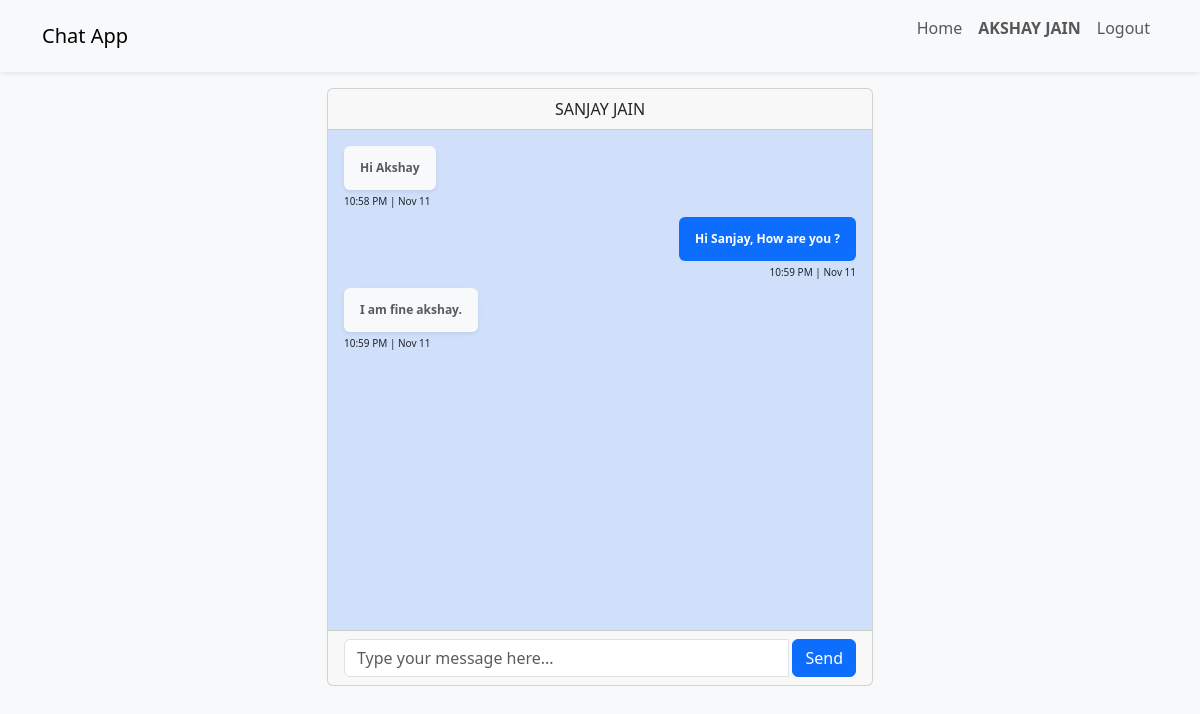
The page /chat/16 (signed in) on the database its author committed.
### chat/models.py (models this page shows, shortened)
class Message(models.Model):
    room = models.ForeignKey(ChatRoom,on_delete=models.CASCADE)
    message = models.TextField()
    sender = models.ForeignKey(User, on_delete=models.CASCADE, related_name='sender_message')
    receiver = models.ForeignKey(User, on_delete=models.CASCADE, related_name='receiver_message')
    doc = models.DateTimeField(auto_now_add=True)

### chat/views.py (the view)
# urls.py: path('',include('chat.urls'),name='chat')
@login_required(login_url='login')
def chat(request,to_user_id):
    try:
        sender = User.objects.get(username=request.user.username)
        receiver = User.objects.get(id=to_user_id)
        room = ChatRoom.objects.filter(Q(sender=sender,receiver=receiver)|Q(sender=receiver,receiver=sender))
        if room.exists():
            message = Message.objects.filter(room=room.first()).order_by('doc')
            return render(request, 'chat.html', {'room_name': room.first().room_name,'message':message,'sender':sender,'receiver':receiver})
        else:
            message = Message.objects.none()
            room = ChatRoom.objects.create(room_name=f"room-{sender.id}-{to_user_id}",sender=sender,receiver=receiver)
            return render(request, 'chat.html', {'room_name': room.room_name,'message':message,'sender':sender,'receiver':receiver})
    except Exception as e:
        print(e)
        messages.success(request, e)
        return redirect('home')

### templates/chat.html (shortened to what this page needs)
{% extends 'base.html' %}
{% block content %}
    <div class="col-md-6 mx-auto">
        <div class="card">
            <div class="card-header text-center">
                <span class="text-uppercase">{{ receiver.first_name }} {{ receiver.last_name }}</span>
            </div>
            <div class="card-body" id="chatWrap"
                 style="background-color: #6495ed4d;min-height: 500px;max-height: 500px;overflow-y: auto;">
                {% for m in message %}
                    {% if m.sender.id == sender.id %}
                        <div class="d-flex justify-content-end">
                            <div class="badge bg-primary text-white  p-3">
                                <div>{{ m.message }}</div>
                            </div>
                        </div>
                        <div class="d-flex justify-content-end mb-2 mt-1">
                            <div style="font-size: 10px">{{ m.doc|date:'g:i A | M j' }}</div>
                        </div>
                    {% else %}
                        <div class="d-flex justify-content-start">
                            <div class="badge bg-light text-muted  shadow-sm p-3">
                                <div>{{ m.message }}</div>
                            </div>
                        </div>
                        <div class="d-flex justify-content-start mb-2 mt-1">
                            <div style="font-size: 10px">{{ m.doc|date:'g:i A | M j' }}</div>
                        </div>
                    {% endif %}
                {% endfor %}
            </div>
            <div class="card-footer">
                <div class="input-group">
                    <input id="chat-message-input" type="text" class="form-control input-sm"
                           placeholder="Type your message here..."/>
                    <span class="input-group-btn">
                            <button class="btn btn-primary ms-1" id="chat-message-submit">
                                Send</button>
                        </span>
                </div>
            </div>
        </div>
    </div>
{% endblock %}

### templates/base.html (shortened to what this page needs)
<!DOCTYPE html>
<html lang="en">
<head>
    <link href="https://cdn.jsdelivr.net/npm/bootstrap@5.3.0-alpha3/dist/css/bootstrap.min.css" rel="stylesheet"
>
</head>
<body class="bg-light">
<nav class="navbar navbar-expand-lg bg-light shadow-sm sticky-top">
    <div class="container">
        <a class="navbar-brand" href="{% url 'home' %}">Chat App</a>
        <div class="collapse navbar-collapse" id="navbarNav">
            <ul class="navbar-nav ms-auto">
                <li class="nav-item">
                    <a class="nav-link" aria-current="page" href="{% url 'home' %}">Home</a>
                </li>
                {% if request.user.is_authenticated %}
                    <li class="nav-item">
                        <p class="nav-link fw-bold text-uppercase">{{ request.user.first_name }} {{ request.user.last_name }}</p>
                    </li>
                    <li class="nav-item">
                        <a class="nav-link" href="{% url 'logout' %}">Logout</a>
                    </li>
                {% endif %}
            </ul>
        </div>
    </div>
</nav>
<div class="container mt-3">
    <div class="row">
        {% block content %}{% endblock %}
    </div>
</div>
</body>
</html>

### rows shown on the page
Message: message "Hi Akshay", doc|M "10:58 PM | Nov 11"
Message: message "Hi Sanjay, How are you ?", doc|M "10:59 PM | Nov 11"
Message: message "I am fine akshay.", doc|M "10:59 PM | Nov 11"

### other values the page prints
{{ request.user.first_name }} "AKSHAY"
{{ request.user.last_name }} "JAIN"
{{ receiver.first_name }} "SANJAY"
{{ receiver.last_name }} "JAIN"
